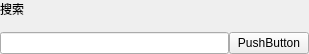
<?xml version="1.0" encoding="UTF-8"?>
<ui version="4.0">
 <class>RightSearchWidget</class>
 <widget class="QWidget" name="RightSearchWidget">
  <property name="geometry">
   <rect>
    <x>0</x>
    <y>0</y>
    <width>309</width>
    <height>49</height>
   </rect>
  </property>
  <property name="windowTitle">
   <string>Form</string>
  </property>
  <property name="autoFillBackground">
   <bool>true</bool>
  </property>
  <layout class="QVBoxLayout" name="verticalLayout">
   <property name="spacing">
    <number>0</number>
   </property>
   <property name="leftMargin">
    <number>0</number>
   </property>
   <property name="topMargin">
    <number>0</number>
   </property>
   <property name="rightMargin">
    <number>0</number>
   </property>
   <property name="bottomMargin">
    <number>0</number>
   </property>
   <item>
    <widget class="QLabel" name="lb_Search_Text">
     <property name="text">
      <string>搜索</string>
     </property>
    </widget>
   </item>
   <item>
    <widget class="QLabel" name="lb_Search_Line">
     <property name="text">
      <string/>
     </property>
    </widget>
   </item>
   <item>
    <widget class="QWidget" name="widgetSearchWidget" native="true">
     <property name="autoFillBackground">
      <bool>true</bool>
     </property>
     <layout class="QHBoxLayout" name="horizontalLayout">
      <property name="spacing">
       <number>0</number>
      </property>
      <property name="leftMargin">
       <number>0</number>
      </property>
      <property name="topMargin">
       <number>0</number>
      </property>
      <property name="rightMargin">
       <number>0</number>
      </property>
      <property name="bottomMargin">
       <number>0</number>
      </property>
      <item>
       <widget class="QLineEdit" name="le_Keyword"/>
      </item>
      <item>
       <widget class="QPushButton" name="pb_Keyword">
        <property name="text">
         <string>PushButton</string>
        </property>
       </widget>
      </item>
     </layout>
    </widget>
   </item>
  </layout>
 </widget>
 <resources/>
 <connections/>
</ui>
